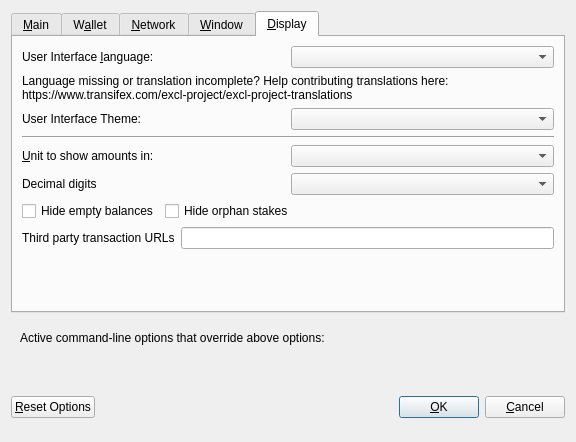
<?xml version="1.0" encoding="UTF-8"?>
<ui version="4.0">
 <class>OptionsDialog</class>
 <widget class="QDialog" name="OptionsDialog">
  <property name="geometry">
   <rect>
    <x>0</x>
    <y>0</y>
    <width>576</width>
    <height>442</height>
   </rect>
  </property>
  <property name="windowTitle">
   <string>Options</string>
  </property>
  <property name="modal">
   <bool>true</bool>
  </property>
  <layout class="QVBoxLayout" name="verticalLayout">
   <item>
    <widget class="QTabWidget" name="tabWidget">
     <property name="currentIndex">
      <number>4</number>
     </property>
     <widget class="QWidget" name="tabMain">
      <attribute name="title">
       <string>&amp;Main</string>
      </attribute>
      <layout class="QVBoxLayout" name="verticalLayout_Main">
       <item>
        <widget class="QCheckBox" name="bitcoinAtStartup">
         <property name="toolTip">
          <string>Automatically start EXCL after logging in to the system.</string>
         </property>
         <property name="text">
          <string>&amp;Start EXCL on system login</string>
         </property>
        </widget>
       </item>
       <item>
        <layout class="QHBoxLayout" name="horizontalLayout_2_Main">
         <item>
          <widget class="QLabel" name="databaseCacheLabel">
           <property name="text">
            <string>Size of &amp;database cache</string>
           </property>
           <property name="textFormat">
            <enum>Qt::PlainText</enum>
           </property>
           <property name="buddy">
            <cstring>databaseCache</cstring>
           </property>
          </widget>
         </item>
         <item>
          <widget class="QSpinBox" name="databaseCache"/>
         </item>
         <item>
          <widget class="QLabel" name="databaseCacheUnitLabel">
           <property name="text">
            <string>MB</string>
           </property>
           <property name="textFormat">
            <enum>Qt::PlainText</enum>
           </property>
          </widget>
         </item>
         <item>
          <spacer name="horizontalSpacer_2_Main">
           <property name="orientation">
            <enum>Qt::Horizontal</enum>
           </property>
           <property name="sizeHint" stdset="0">
            <size>
             <width>40</width>
             <height>20</height>
            </size>
           </property>
          </spacer>
         </item>
        </layout>
       </item>
       <item>
        <layout class="QHBoxLayout" name="horizontalLayout_3_Main">
         <item>
          <widget class="QLabel" name="threadsScriptVerifLabel">
           <property name="text">
            <string>Number of script &amp;verification threads</string>
           </property>
           <property name="textFormat">
            <enum>Qt::PlainText</enum>
           </property>
           <property name="buddy">
            <cstring>threadsScriptVerif</cstring>
           </property>
          </widget>
         </item>
         <item>
          <widget class="QSpinBox" name="threadsScriptVerif">
           <property name="toolTip">
            <string>(0 = auto, &lt;0 = leave that many cores free)</string>
           </property>
          </widget>
         </item>
         <item>
          <spacer name="horizontalSpacer_3_Main">
           <property name="orientation">
            <enum>Qt::Horizontal</enum>
           </property>
           <property name="sizeHint" stdset="0">
            <size>
             <width>40</width>
             <height>20</height>
            </size>
           </property>
          </spacer>
         </item>
        </layout>
       </item>
       <item>
        <spacer name="verticalSpacer_2">
         <property name="orientation">
          <enum>Qt::Vertical</enum>
         </property>
         <property name="sizeHint" stdset="0">
          <size>
           <width>20</width>
           <height>40</height>
          </size>
         </property>
        </spacer>
       </item>
      </layout>
     </widget>
     <widget class="QWidget" name="tabWallet">
      <attribute name="title">
       <string>W&amp;allet</string>
      </attribute>
      <layout class="QVBoxLayout" name="verticalLayout_Wallet">
       <item>
        <layout class="QHBoxLayout" name="horizontalLayout_2_Wallet">
         <item>
          <widget class="QLabel" name="labelStakeSplitThresholdText">
           <property name="text">
            <string>Stake split threshold:</string>
           </property>
          </widget>
         </item>
         <item>
          <widget class="QSpinBox" name="spinBoxStakeSplitThreshold">
           <property name="minimum">
            <number>1</number>
           </property>
           <property name="maximum">
            <number>999999</number>
           </property>
          </widget>
         </item>
        </layout>
       </item>
       <item>
        <widget class="QGroupBox" name="groupBox">
         <property name="title">
          <string>Expert</string>
         </property>
         <layout class="QVBoxLayout" name="verticalLayout_2">
          <item>
           <widget class="QCheckBox" name="coinControlFeatures">
            <property name="toolTip">
             <string>Whether to show coin control features or not.</string>
            </property>
            <property name="text">
             <string>Enable coin &amp;control features</string>
            </property>
           </widget>
          </item>
          <item>
           <widget class="QCheckBox" name="showMasternodesTab">
            <property name="toolTip">
             <string>Show additional tab listing all your masternodes in first sub-tab&lt;br/&gt;and all masternodes on the network in second sub-tab.</string>
            </property>
            <property name="text">
             <string>Show Masternodes Tab</string>
            </property>
           </widget>
          </item>
          <item>
           <widget class="QCheckBox" name="spendZeroConfChange">
            <property name="toolTip">
             <string>If you disable the spending of unconfirmed change, the change from a transaction&lt;br/&gt;cannot be used until that transaction has at least one confirmation.&lt;br/&gt;This also affects how your balance is computed.</string>
            </property>
            <property name="text">
             <string>&amp;Spend unconfirmed change</string>
            </property>
           </widget>
          </item>
         </layout>
        </widget>
       </item>
       <item>
        <spacer name="verticalSpacer_Wallet">
         <property name="orientation">
          <enum>Qt::Vertical</enum>
         </property>
         <property name="sizeHint" stdset="0">
          <size>
           <width>20</width>
           <height>40</height>
          </size>
         </property>
        </spacer>
       </item>
      </layout>
     </widget>
     <widget class="QWidget" name="tabNetwork">
      <attribute name="title">
       <string>&amp;Network</string>
      </attribute>
      <layout class="QVBoxLayout" name="verticalLayout_Network">
       <item>
        <widget class="QCheckBox" name="mapPortUpnp">
         <property name="toolTip">
          <string>Automatically open the EXCL client port on the router. This only works when your router supports UPnP and it is enabled.</string>
         </property>
         <property name="text">
          <string>Map port using &amp;UPnP</string>
         </property>
        </widget>
       </item>
       <item>
        <widget class="QCheckBox" name="allowIncoming">
         <property name="toolTip">
          <string>Accept connections from outside</string>
         </property>
         <property name="text">
          <string>Allow incoming connections</string>
         </property>
        </widget>
       </item>
       <item>
        <widget class="QCheckBox" name="connectSocks">
         <property name="toolTip">
          <string>Connect to the EXCL network through a SOCKS5 proxy.</string>
         </property>
         <property name="text">
          <string>&amp;Connect through SOCKS5 proxy (default proxy):</string>
         </property>
        </widget>
       </item>
       <item>
        <layout class="QHBoxLayout" name="horizontalLayout_1_Network">
         <item>
          <widget class="QLabel" name="proxyIpLabel">
           <property name="text">
            <string>Proxy &amp;IP:</string>
           </property>
           <property name="textFormat">
            <enum>Qt::PlainText</enum>
           </property>
           <property name="buddy">
            <cstring>proxyIp</cstring>
           </property>
          </widget>
         </item>
         <item>
          <widget class="QValidatedLineEdit" name="proxyIp">
           <property name="minimumSize">
            <size>
             <width>140</width>
             <height>0</height>
            </size>
           </property>
           <property name="maximumSize">
            <size>
             <width>140</width>
             <height>16777215</height>
            </size>
           </property>
           <property name="toolTip">
            <string>IP address of the proxy (e.g. IPv4: 127.0.0.1 / IPv6: ::1)</string>
           </property>
          </widget>
         </item>
         <item>
          <widget class="QLabel" name="proxyPortLabel">
           <property name="text">
            <string>&amp;Port:</string>
           </property>
           <property name="textFormat">
            <enum>Qt::PlainText</enum>
           </property>
           <property name="buddy">
            <cstring>proxyPort</cstring>
           </property>
          </widget>
         </item>
         <item>
          <widget class="QLineEdit" name="proxyPort">
           <property name="minimumSize">
            <size>
             <width>55</width>
             <height>0</height>
            </size>
           </property>
           <property name="maximumSize">
            <size>
             <width>55</width>
             <height>16777215</height>
            </size>
           </property>
           <property name="toolTip">
            <string>Port of the proxy (e.g. 9050)</string>
           </property>
          </widget>
         </item>
         <item>
          <spacer name="horizontalSpacer_1_Network">
           <property name="orientation">
            <enum>Qt::Horizontal</enum>
           </property>
           <property name="sizeHint" stdset="0">
            <size>
             <width>40</width>
             <height>20</height>
            </size>
           </property>
          </spacer>
         </item>
        </layout>
       </item>
       <item>
        <spacer name="verticalSpacer_Network">
         <property name="orientation">
          <enum>Qt::Vertical</enum>
         </property>
         <property name="sizeHint" stdset="0">
          <size>
           <width>20</width>
           <height>40</height>
          </size>
         </property>
        </spacer>
       </item>
      </layout>
     </widget>
     <widget class="QWidget" name="tabWindow">
      <attribute name="title">
       <string>&amp;Window</string>
      </attribute>
      <layout class="QVBoxLayout" name="verticalLayout_Window">
       <item>
        <widget class="QCheckBox" name="minimizeToTray">
         <property name="toolTip">
          <string>Show only a tray icon after minimizing the window.</string>
         </property>
         <property name="text">
          <string>&amp;Minimize to the tray instead of the taskbar</string>
         </property>
        </widget>
       </item>
       <item>
        <widget class="QCheckBox" name="minimizeOnClose">
         <property name="toolTip">
          <string>Minimize instead of exit the application when the window is closed. When this option is enabled, the application will be closed only after selecting Quit in the menu.</string>
         </property>
         <property name="text">
          <string>M&amp;inimize on close</string>
         </property>
        </widget>
       </item>
       <item>
        <spacer name="verticalSpacer_Window">
         <property name="orientation">
          <enum>Qt::Vertical</enum>
         </property>
         <property name="sizeHint" stdset="0">
          <size>
           <width>20</width>
           <height>40</height>
          </size>
         </property>
        </spacer>
       </item>
      </layout>
     </widget>
     <widget class="QWidget" name="tabDisplay">
      <attribute name="title">
       <string>&amp;Display</string>
      </attribute>
      <layout class="QVBoxLayout" name="verticalLayout_Display">
       <item>
        <layout class="QHBoxLayout" name="horizontalLayout_1_Display">
         <item>
          <widget class="QLabel" name="langLabel">
           <property name="text">
            <string>User Interface &amp;language:</string>
           </property>
           <property name="textFormat">
            <enum>Qt::PlainText</enum>
           </property>
           <property name="buddy">
            <cstring>lang</cstring>
           </property>
          </widget>
         </item>
         <item>
          <widget class="QValueComboBox" name="lang">
           <property name="toolTip">
            <string>The user interface language can be set here. This setting will take effect after restarting EXCL.</string>
           </property>
          </widget>
         </item>
        </layout>
       </item>
       <item>
        <widget class="QLabel" name="label_3">
         <property name="toolTip">
          <string notr="true"/>
         </property>
         <property name="statusTip">
          <string notr="true"/>
         </property>
         <property name="whatsThis">
          <string notr="true"/>
         </property>
         <property name="accessibleName">
          <string notr="true"/>
         </property>
         <property name="text">
          <string>Language missing or translation incomplete? Help contributing translations here:
https://www.transifex.com/excl-project/excl-project-translations</string>
         </property>
         <property name="wordWrap">
          <bool>true</bool>
         </property>
         <property name="openExternalLinks">
          <bool>true</bool>
         </property>
         <property name="textInteractionFlags">
          <set>Qt::TextBrowserInteraction</set>
         </property>
        </widget>
       </item>
       <item>
        <layout class="QHBoxLayout" name="horizontalLayout_2_Display" stretch="0,0">
         <item>
          <widget class="QLabel" name="themeLabel">
           <property name="text">
            <string>User Interface Theme:</string>
           </property>
          </widget>
         </item>
         <item>
          <widget class="QValueComboBox" name="theme"/>
         </item>
        </layout>
       </item>
       <item>
        <widget class="Line" name="line">
         <property name="orientation">
          <enum>Qt::Horizontal</enum>
         </property>
        </widget>
       </item>
       <item>
        <layout class="QHBoxLayout" name="horizontalLayout_3_Display">
         <item>
          <widget class="QLabel" name="unitLabel">
           <property name="text">
            <string>&amp;Unit to show amounts in:</string>
           </property>
           <property name="textFormat">
            <enum>Qt::PlainText</enum>
           </property>
           <property name="buddy">
            <cstring>unit</cstring>
           </property>
          </widget>
         </item>
         <item>
          <widget class="QValueComboBox" name="unit">
           <property name="toolTip">
            <string>Choose the default subdivision unit to show in the interface and when sending coins.</string>
           </property>
          </widget>
         </item>
        </layout>
       </item>
       <item>
        <layout class="QHBoxLayout" name="horizontalLayout_4_Display">
         <item>
          <widget class="QLabel" name="digitsLabel">
           <property name="text">
            <string>Decimal digits</string>
           </property>
          </widget>
         </item>
         <item>
          <widget class="QValueComboBox" name="digits"/>
         </item>
        </layout>
       </item>
       <item>
        <layout class="QHBoxLayout" name="horizontalLayout_5_Display">
         <item>
          <widget class="QCheckBox" name="checkBoxHideZeroBalances">
           <property name="toolTip">
            <string>Hide empty balances</string>
           </property>
           <property name="layoutDirection">
            <enum>Qt::LeftToRight</enum>
           </property>
           <property name="text">
            <string>Hide empty balances</string>
           </property>
          </widget>
         </item>
         <item>
          <widget class="QCheckBox" name="checkBoxHideOrphans">
           <property name="toolTip">
            <string>Hide orphan stakes in transaction lists</string>
           </property>
           <property name="text">
            <string>Hide orphan stakes</string>
           </property>
          </widget>
         </item>
         <item>
          <spacer name="horizontalSpacer">
           <property name="orientation">
            <enum>Qt::Horizontal</enum>
           </property>
           <property name="sizeHint" stdset="0">
            <size>
             <width>40</width>
             <height>20</height>
            </size>
           </property>
          </spacer>
         </item>
        </layout>
       </item>
       <item>
        <layout class="QHBoxLayout" name="horizontalLayout_6_Display">
         <item>
          <widget class="QLabel" name="thirdPartyTxUrlsLabel">
           <property name="toolTip">
            <string>Third party URLs (e.g. a block explorer) that appear in the transactions tab as context menu items. %s in the URL is replaced by transaction hash. Multiple URLs are separated by vertical bar |.</string>
           </property>
           <property name="text">
            <string>Third party transaction URLs</string>
           </property>
           <property name="buddy">
            <cstring>thirdPartyTxUrls</cstring>
           </property>
          </widget>
         </item>
         <item>
          <widget class="QLineEdit" name="thirdPartyTxUrls">
           <property name="toolTip">
            <string>Third party URLs (e.g. a block explorer) that appear in the transactions tab as context menu items. %s in the URL is replaced by transaction hash. Multiple URLs are separated by vertical bar |.</string>
           </property>
          </widget>
         </item>
        </layout>
       </item>
       <item>
        <spacer name="verticalSpacer">
         <property name="orientation">
          <enum>Qt::Vertical</enum>
         </property>
         <property name="sizeHint" stdset="0">
          <size>
           <width>20</width>
           <height>40</height>
          </size>
         </property>
        </spacer>
       </item>
      </layout>
     </widget>
    </widget>
   </item>
   <item>
    <widget class="QFrame" name="frame">
     <layout class="QVBoxLayout" name="verticalLayout_Bottom">
      <item>
       <layout class="QHBoxLayout" name="horizontalLayout_Bottom">
        <item>
         <widget class="QLabel" name="overriddenByCommandLineInfoLabel">
          <property name="text">
           <string>Active command-line options that override above options:</string>
          </property>
          <property name="textFormat">
           <enum>Qt::PlainText</enum>
          </property>
         </widget>
        </item>
        <item>
         <spacer name="horizontalSpacer_Bottom">
          <property name="orientation">
           <enum>Qt::Horizontal</enum>
          </property>
          <property name="sizeHint" stdset="0">
           <size>
            <width>40</width>
            <height>20</height>
           </size>
          </property>
         </spacer>
        </item>
       </layout>
      </item>
      <item>
       <widget class="QLabel" name="overriddenByCommandLineLabel">
        <property name="text">
         <string/>
        </property>
        <property name="textFormat">
         <enum>Qt::PlainText</enum>
        </property>
        <property name="wordWrap">
         <bool>true</bool>
        </property>
       </widget>
      </item>
     </layout>
    </widget>
   </item>
   <item>
    <layout class="QHBoxLayout" name="horizontalLayout_Buttons">
     <item>
      <widget class="QPushButton" name="resetButton">
       <property name="toolTip">
        <string>Reset all client options to default.</string>
       </property>
       <property name="text">
        <string>&amp;Reset Options</string>
       </property>
       <property name="autoDefault">
        <bool>false</bool>
       </property>
      </widget>
     </item>
     <item>
      <spacer name="horizontalSpacer_1">
       <property name="orientation">
        <enum>Qt::Horizontal</enum>
       </property>
       <property name="sizeHint" stdset="0">
        <size>
         <width>40</width>
         <height>48</height>
        </size>
       </property>
      </spacer>
     </item>
     <item>
      <widget class="QLabel" name="statusLabel">
       <property name="minimumSize">
        <size>
         <width>200</width>
         <height>0</height>
        </size>
       </property>
       <property name="font">
        <font>
         <weight>75</weight>
         <bold>true</bold>
        </font>
       </property>
       <property name="text">
        <string/>
       </property>
       <property name="textFormat">
        <enum>Qt::PlainText</enum>
       </property>
       <property name="wordWrap">
        <bool>true</bool>
       </property>
      </widget>
     </item>
     <item>
      <spacer name="horizontalSpacer_2">
       <property name="orientation">
        <enum>Qt::Horizontal</enum>
       </property>
       <property name="sizeHint" stdset="0">
        <size>
         <width>40</width>
         <height>48</height>
        </size>
       </property>
      </spacer>
     </item>
     <item>
      <widget class="QPushButton" name="okButton">
       <property name="text">
        <string>&amp;OK</string>
       </property>
       <property name="autoDefault">
        <bool>false</bool>
       </property>
       <property name="default">
        <bool>true</bool>
       </property>
      </widget>
     </item>
     <item>
      <widget class="QPushButton" name="cancelButton">
       <property name="text">
        <string>&amp;Cancel</string>
       </property>
       <property name="autoDefault">
        <bool>false</bool>
       </property>
      </widget>
     </item>
    </layout>
   </item>
  </layout>
 </widget>
 <customwidgets>
  <customwidget>
   <class>QValidatedLineEdit</class>
   <extends>QLineEdit</extends>
   <header>qvalidatedlineedit.h</header>
  </customwidget>
  <customwidget>
   <class>QValueComboBox</class>
   <extends>QComboBox</extends>
   <header>qvaluecombobox.h</header>
  </customwidget>
 </customwidgets>
 <resources/>
 <connections/>
</ui>
